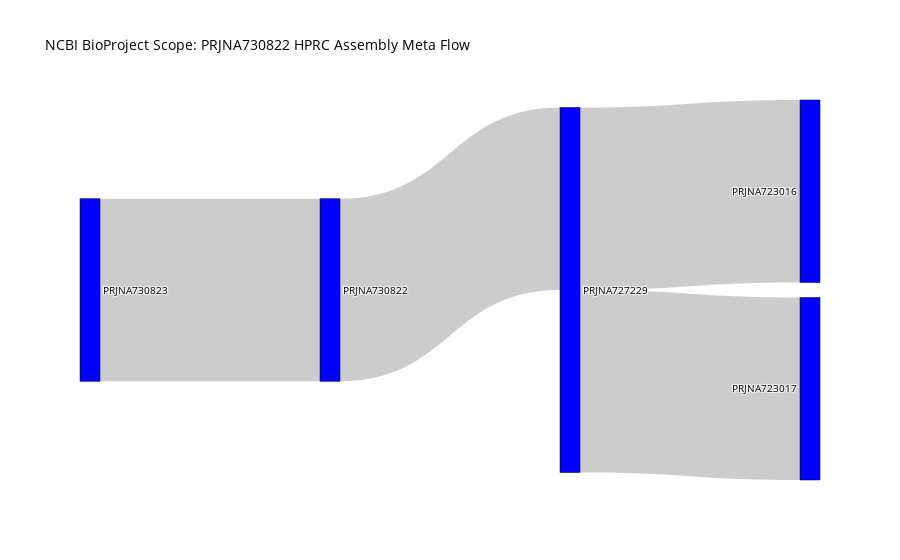

The code cell stored with this chart in its notebook:
### Code cell
# Create a dictionary to map node names to indices
node_indices = {node: idx for idx, node in enumerate(ncbi_bioproject_dict.keys())}

# Create links for the Sankey diagram
links = []
for key, val in ncbi_bioproject_dict.items():
    if 'components' in val:
        source = node_indices[key]
        for component in val['components']:
            target = node_indices[component]
            links.append({'source': source, 'target': target, 'value': 1})
print(links)
# Create nodes for the Sankey diagram
nodes = [{'label': key} for key in ncbi_bioproject_dict.keys()]

# Create Sankey diagram
fig = go.Figure(data=[go.Sankey(
    node=dict(
        pad=15,
        thickness=20,
        line=dict(color="black", width=0.5),
        label=[node['label'] for node in nodes],
        color="blue",  # Set node color to blue
        # font=dict(color="black")  # Set node label font color to black
    ),
    link=dict(
        source=[link['source'] for link in links],
        target=[link['target'] for link in links],
        value=[link['value'] for link in links]
    )
)])

# Update layout
fig.update_layout(
    title="NCBI BioProject Scope: PRJNA730822 HPRC Assembly Meta Flow",
    font=dict(size=10, color="black"),
    plot_bgcolor="black",
)

# Save the figure to an HTML file
fig.write_html("PRJNA730822-SankeyNetwork.html")
fig.show()

### Figure 1 — Plotly figure (JSON) as saved in the notebook; plotly's stock layout.template omitted (floating-point values rounded to 4 significant figures)
{"data": [{"link": {"source": [0, 1, 2, 2], "target": [1, 2, 3, 4], "value": [1, 1, 1, 1]}, "node": {"color": "blue", "label": ["PRJNA730823", "PRJNA730822", "PRJNA727229", "PRJNA723016", "PRJNA723017"], "line": {"color": "black", "width": 0.5}, "pad": 15, "thickness": 20}, "type": "sankey"}], "layout": {"autosize": true, "font": {"color": "black", "size": 10}, "plot_bgcolor": "black", "title": {"text": "NCBI BioProject Scope: PRJNA730822 HPRC Assembly Meta Flow"}}}
